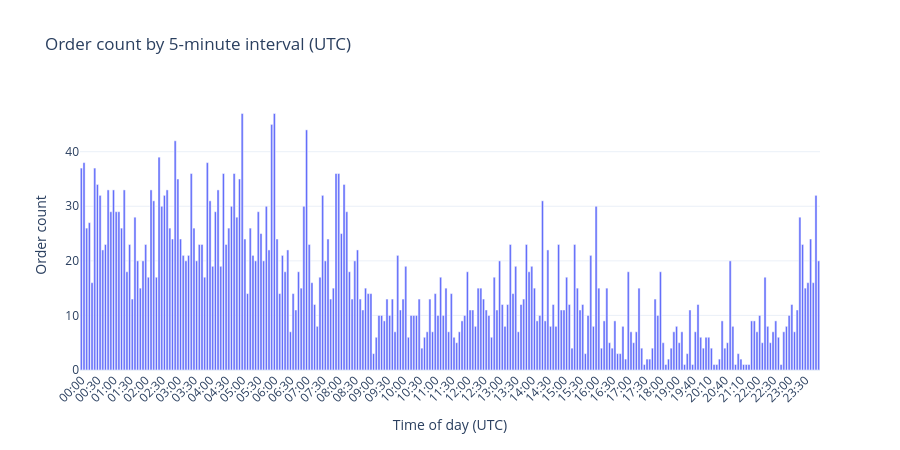

Source (notebook cell):
### Code cell
local_orders = polybot_all['order_timestamp'].dt.tz_convert('utc')
time_of_day = local_orders.dt.floor('5min').dt.time
order_counts_5min = time_of_day.value_counts().sort_index()
order_counts_5min.index = [t.strftime('%H:%M') for t in order_counts_5min.index]

fig_time = go.Figure()
fig_time.add_trace(go.Bar(
    x=order_counts_5min.index,
    y=order_counts_5min.values,
    name='Orders'
))
fig_time.update_layout(
    title='Order count by 5-minute interval (UTC)',
    xaxis_title='Time of day (UTC)',
    yaxis_title='Order count',
    template='plotly_white', height=450,
    xaxis=dict(tickangle=-45),
)
fig_time.show()

### Figure 1 — Plotly figure (JSON) as saved in the notebook; plotly's stock layout.template omitted (floating-point values rounded to 4 significant figures; data arrays with more than 128 entries replaced by an {"elided": "..."} marker saying what was removed)
{"data": [{"name": "Orders", "type": "bar", "x": {"elided": "276 str values"}, "y": {"elided": "276 int values"}}], "layout": {"height": 450, "title": {"text": "Order count by 5-minute interval (UTC)"}, "xaxis": {"tickangle": -45, "title": {"text": "Time of day (UTC)"}}, "yaxis": {"title": {"text": "Order count"}}}}
